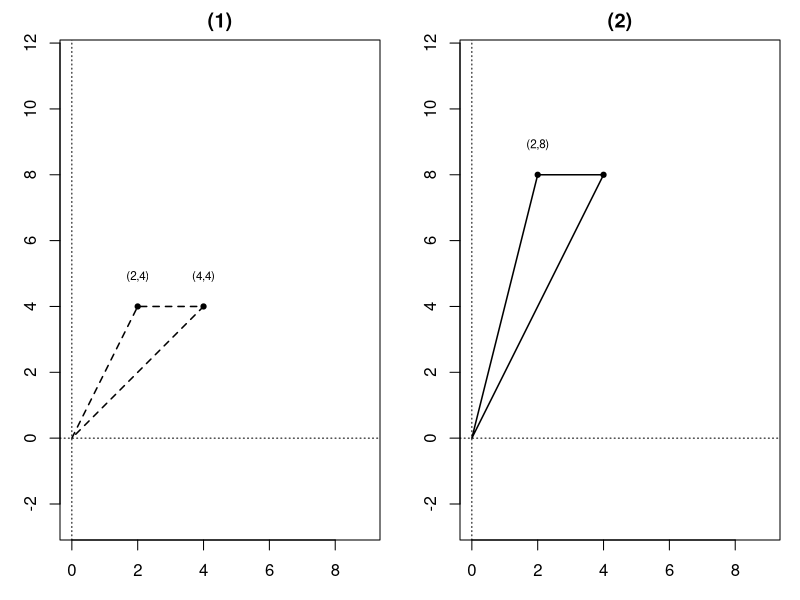
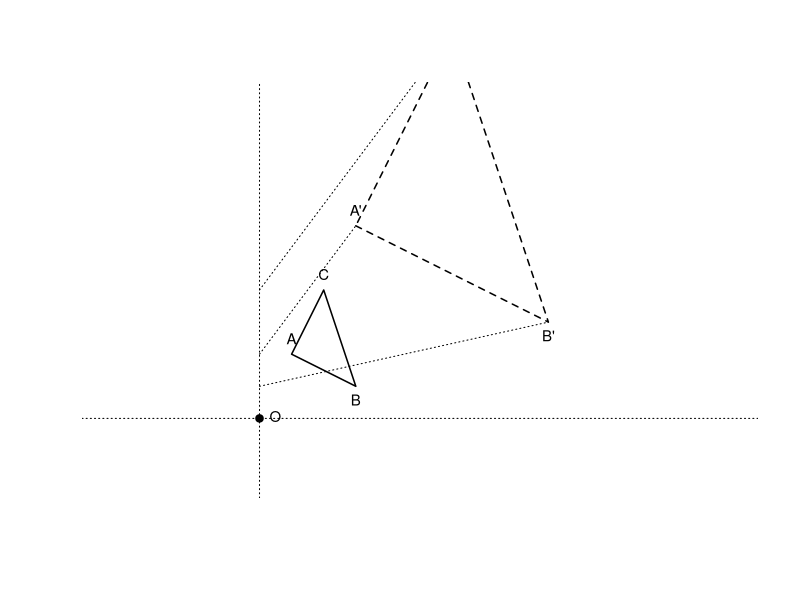
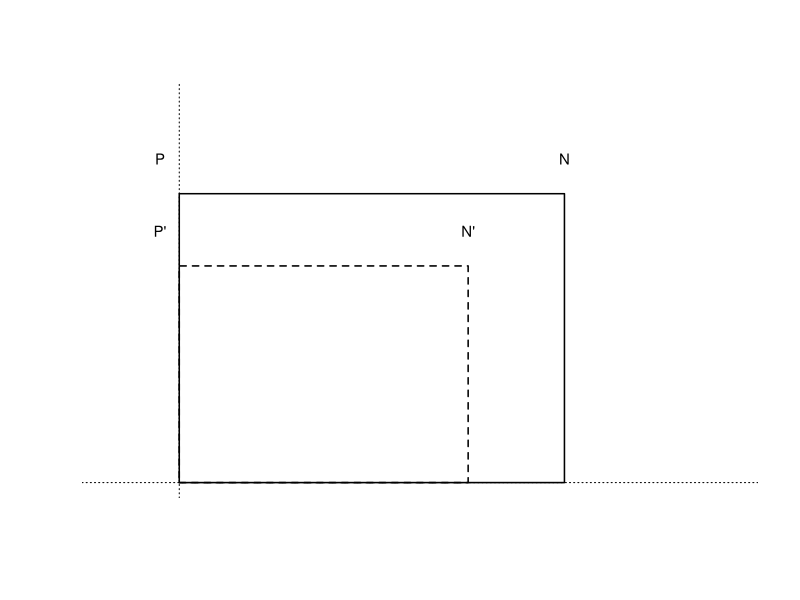

Source code (R) for these figures, in order:
setwd("C:/Users/18904/Github/junior-mathematics/codes")
if(!dir.exists("../figures"))dir.create("../figures")

# week164-1: (1) dashed "A" pattern; (2) solid enlarged by k=2
draw1=function(){
  par(mfrow=c(1,2),mar=c(3,3,2,1))
  # (1) dashed small pattern
  plot(0,0,xlim=c(0,9),ylim=c(0,9),type="n",asp=1,xlab="x",ylab="y",main="(1)")
  abline(h=0,v=0,lty=3)
  polygon(c(0,2,4,2,0),c(0,4,4,2,0),lwd=1.5,lty=2,density=0)
  points(c(2,4),c(4,4),pch=19,cex=0.7)
  text(2,4.5,"(2,4)",pos=3,cex=0.7)
  text(4,4.5,"(4,4)",pos=3,cex=0.7)
  # (2) solid enlarged k=2
  plot(0,0,xlim=c(0,9),ylim=c(0,9),type="n",asp=1,xlab="x",ylab="y",main="(2)")
  abline(h=0,v=0,lty=3)
  polygon(c(0,2,4,2,0),c(0,8,8,4,0),lwd=1.5,density=0)
  points(c(2,4),c(8,8),pch=19,cex=0.7)
  text(2,8.5,"(2,8)",pos=3,cex=0.7)
}
cairo_pdf("../figures/week164-1.pdf",width=8,height=4,family="sans");draw1();dev.off()
svglite::svglite("../figures/week164-1.svg",width=8,height=4);draw1();dev.off()

# week164-2: triangle ABC enlarged by k=3 about center O
draw2=function(){
  plot(0,0,xlim=c(-2,12),ylim=c(-2,10),type="n",asp=1,axes=FALSE,xlab="",ylab="")
  abline(h=0,v=0,lty=3)
  # O at origin, small triangle A(1,2),B(3,1),C(2,4)
  A=c(1,2);B=c(3,1);C=c(2,4)
  polygon(c(A[1],B[1],C[1]),c(A[2],B[2],C[2]),lwd=1.5)
  points(0,0,pch=19); text(0,0,"O",pos=4,cex=0.9)
  text(A[1],A[2],"A",pos=3,cex=0.9); text(B[1],B[2],"B",pos=1,cex=0.9); text(C[1],C[2],"C",pos=3,cex=0.9)
  # enlarged 3x
  A3=3*A;B3=3*B;C3=3*C
  polygon(c(A3[1],B3[1],C3[1]),c(A3[2],B3[2],C3[2]),lwd=1.5,lty=2)
  segments(0,A[2],A3[1],A3[2],lty=3); segments(0,B[2],B3[1],B3[2],lty=3); segments(0,C[2],C3[1],C3[2],lty=3)
  text(A3[1],A3[2],"A'",pos=3,cex=0.9); text(B3[1],B3[2],"B'",pos=1,cex=0.9); text(C3[1],C3[2],"C'",pos=3,cex=0.9)
}
cairo_pdf("../figures/week164-2.pdf",width=4,height=4,family="sans");draw2();dev.off()
svglite::svglite("../figures/week164-2.svg",width=4,height=4);draw2();dev.off()

# week164-3: rectangle MNPQ scaled by 0.75 about Q
draw3=function(){
  plot(0,0,xlim=c(0,5),ylim=c(0,4),type="n",asp=1,axes=FALSE,xlab="",ylab="")
  abline(h=0,v=0,lty=3)
  # Q at origin, rectangle M(4,0),N(4,3),P(0,3),Q(0,0)
  rect(0,0,4,3,lwd=1.5)
  text(4,-0.2,"M",pos=1,cex=0.9); text(4,3.2,"N",pos=3,cex=0.9); text(-0.2,3.2,"P",pos=3,cex=0.9); text(-0.2,-0.2,"Q",pos=1,cex=0.9)
  # scaled 0.75
  rect(0,0,3,2.25,lwd=1.5,lty=2)
  text(3,-0.2,"M'",pos=1,cex=0.9); text(3,2.45,"N'",pos=3,cex=0.9); text(-0.2,2.45,"P'",pos=3,cex=0.9)
}
cairo_pdf("../figures/week164-3.pdf",width=4,height=4,family="sans");draw3();dev.off()
svglite::svglite("../figures/week164-3.svg",width=4,height=4);draw3();dev.off()
